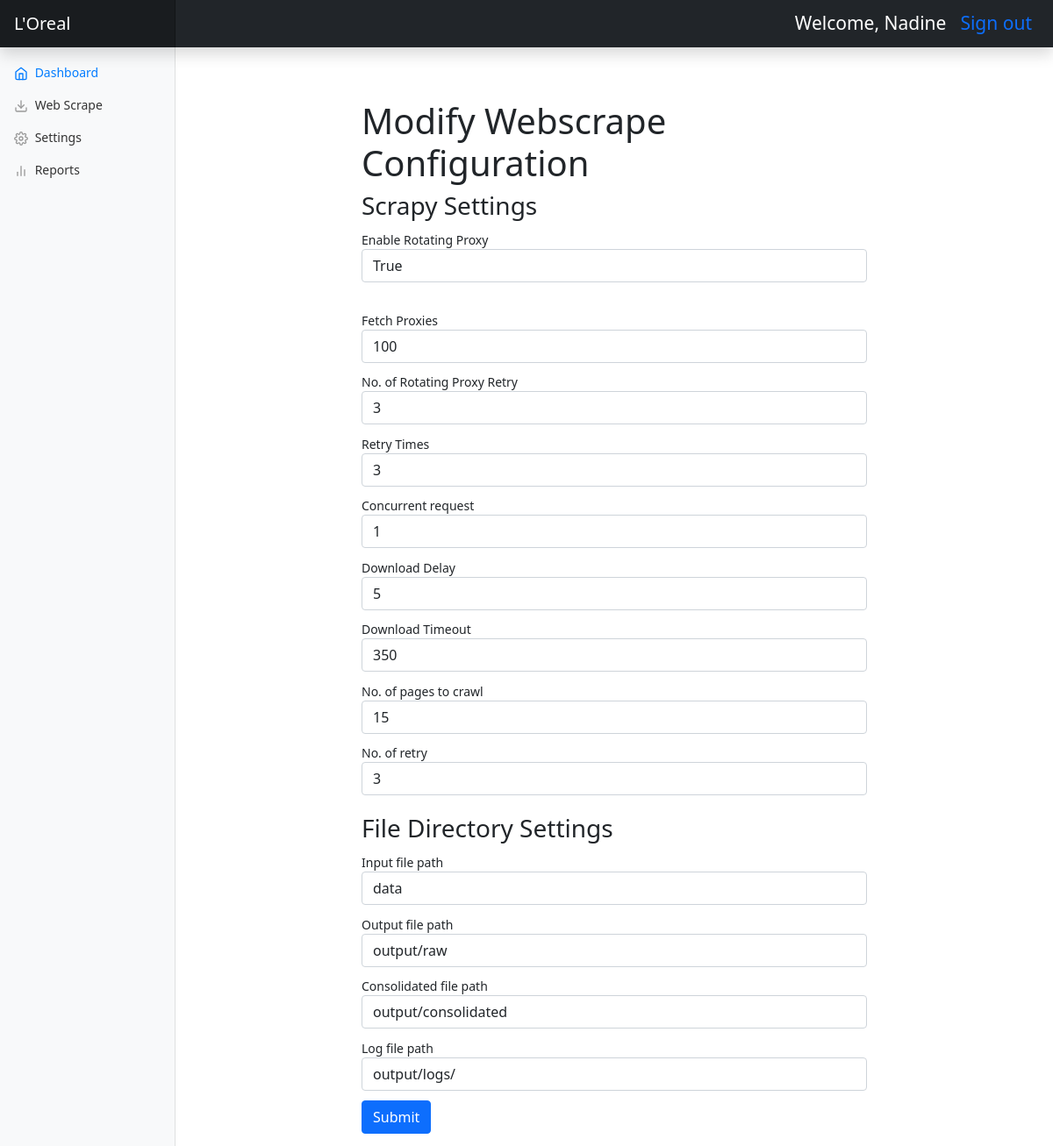
The page /setting (signed in) on the database its author committed.
### model.py (models this page shows)
class User(UserMixin,db.Model):
    id = db.Column(db.Integer, primary_key=True) # primary keys are required by SQLAlchemy
    email = db.Column(db.String(100), unique=True)
    password = db.Column(db.String)
    name = db.Column(db.String(1000))

class Setting(db.Model):
    id = db.Column(db.Integer, primary_key=True)
    input_filepath = db.Column(db.String)
    output_filepath = db.Column(db.String)
    consolidated_filepath = db.Column(db.String)
    log_filepath = db.Column(db.String)
    no_of_pg_crawl = db.Column(db.Integer)
    no_of_retry = db.Column(db.Integer)
    rotate_proxy = db.Column(db.Boolean)
    fetch_proxies = db.Column(db.Integer)
    rotating_proxy_page_retry = db.Column(db.Integer)
    no_of_concurrent_request = db.Column(db.Integer)
    download_delay = db.Column(db.Integer)
    download_timeout = db.Column(db.Integer)

### application.py (the view)
@app.route('/setting')
@login_required
def setting():
    from model import Setting
    obj = db.session.query(Setting).order_by(Setting.id.desc()).first()
    input_path = obj.input_filepath
    output_path = obj.output_filepath
    no_of_pg_crawl = obj.no_of_pg_crawl
    no_of_retry = obj.no_of_retry
    con_path = obj.consolidated_filepath
    log_path = obj.log_filepath
    rotate_proxy = obj.rotate_proxy
    fetch_proxies = obj.fetch_proxies
    rotating_proxy_page_retry = obj.rotating_proxy_page_retry
    no_of_concurrent_request = obj.no_of_concurrent_request
    download_delay = obj.download_delay
    download_timeout = obj.download_timeout
    return render_template(
            "setting.html",name=current_user.name,
            input_path = input_path,
            output_path = output_path,
            no_of_pg_crawl = no_of_pg_crawl,
            no_of_retry = no_of_retry,
            con_path = con_path,
            log_path = log_path,
            rotate_proxy = rotate_proxy,
            fetch_proxies = fetch_proxies,
            rotating_proxy_page_retry = rotating_proxy_page_retry,
            no_of_concurrent_request = no_of_concurrent_request,
            download_delay = download_delay,
            download_timeout = download_timeout
            )

### application.py (called while the page is built)
@login_manager.user_loader
def load_user(user_id):
    from model import User
    return User.query.get(int(user_id))

### templates/setting.html (shortened to what this page needs)
<head>
  <link rel="stylesheet" href="../static/css/setting.css">
</head>
{% extends 'base.html' %}
{% block content %}
<div class="col-md-6 offset-md-4" style="margin-top: 5%;">
  <h1>Modify Webscrape Configuration</h1>
<form method="POST" action="/webscrapeconfig">
    <h3>Scrapy Settings</h3>
    <div class="form-group">
      <label for="name">Enable Rotating Proxy </label>
      {% if rotate_proxy == True %}
      <select class="form-control" name="rotate_proxy">
        <option selected="selected" value='True'>True</option>
      </select>
      {% else %}
      <select class="form-control" name="rotate_proxy">
        <option value='True'>True</option>
        <option selected="selected" value=''>False</option>
      </select>
      {% endif %}
    </div>
    <br/>
    <div class="form-group">
      <label for="name">Fetch Proxies</label>
      <input name="fetch_proxies" type="number" step="" class="form-control dropdown-size" value ="{{fetch_proxies}}" required>
    </div>
    <div class="form-group">
      <label for="name">No. of Rotating Proxy Retry</label>
      <input name="rotating_proxy_page_retry" type="number" step="" class="form-control dropdown-size" value ="{{rotating_proxy_page_retry}}" required>
    </div>
    <div class="form-group">
      <label for="name">Retry Times</label>
      <input name="no_of_retry" type="number" step="" class="form-control dropdown-size" value ="{{no_of_retry}}" required>
  </div>
  <div class="form-group">
    <label for="name">Concurrent request</label>
    <input name="no_of_concurrent_request" type="number" step="" class="form-control dropdown-size" value ="{{no_of_concurrent_request}}" required>
  </div>
  <div class="form-group">
    <label for="name">Download Delay</label>
    <input name="download_delay" type="number" step="" class="form-control dropdown-size" value ="{{download_delay}}" required>
  </div>
  <div class="form-group">
    <label for="name">Download Timeout</label>
    <input name="download_timeout" type="number" step="" class="form-control dropdown-size" value ="{{download_timeout}}" required>
  </div>
  <div class="form-group">
    <label for="pages_crawl">No. of pages to crawl</label>
    <input name="no_of_pg_crawl" type="number" step="" class="form-control dropdown-size" value ="{{no_of_pg_crawl}}" required>
  </div>
    <div class="form-group">
      <label for="retry">No. of retry</label>
      <input name="no_of_retry" type="number" step="" class="form-control dropdown-size" value ="{{no_of_retry}}" required>
    </div>
  <br/>
  <h3>File Directory Settings</h3>
  <div class="form-group">
    <label for="name">Input file path</label>
    <input type="text" name="input_path" class="form-control" value ="{{input_path}}" required>
  </div>
  <div class="form-group">
    <label for="name">Output file path</label>
    <input type="text" name="output_path" class="form-control" value ="{{output_path}}" required>
  </div>
    <div class="form-group">
      <label for="">Consolidated file path</label>
      <input type="text" name="con_path" class="form-control" value ="{{con_path}}" required>
    </div>
    <div class="form-group">
      <label for="">Log file path</label>
      <input type="text" name="log_path" class="form-control" value ="{{log_path}}" required>
    </div>
  <button type="submit" class="btn btn-primary" style="margin-top:2%">Submit</button>
</form>
</div>
{% endblock %}

### templates/base.html (shortened to what this page needs)
<html>
  <head>
    <link href="../static/css/bootstrap.min.css" rel="stylesheet">
    <link href="../static/css/dashboard.css" rel="stylesheet">
  </head>
  <body>
    {% block navbar %}
    <nav class="navbar navbar-dark sticky-top bg-dark flex-md-nowrap p-0 shadow">
      <a class="navbar-brand col-md-3 col-lg-2 me-0 px-3" href="{{ url_for('index') }}">L'Oreal </a>
      <ul  class="navbar-nav px-3 d-flex flex-row">
        <li class="p-2 navtext">Welcome, {{name}}</li>
        <li class="p-2 navtext">
          <a style="text-decoration:none;" href="{{ url_for('auth.logout') }}">Sign out</a>
        </li>
      </ul>
    </nav>
    {% endblock %}
    <div class="container-fluid">
      <div class="row">
        <nav id="sidebarMenu" class="col-md-3 col-lg-2 d-md-block bg-light sidebar collapse">
          <div class="position-sticky pt-3">
            <ul class="nav flex-column">
              <li class="nav-item">
                <a class="nav-link active" aria-current="page" href="{{ url_for('index') }}">
                  <span data-feather="home"></span>
                  Dashboard
                </a>
              </li>
              <li class="nav-item">
                <a class="nav-link" href="{{ url_for('webscrape') }}">
                  <span data-feather="download"></span>
                  Web Scrape
                </a>
              </li>
              <li class="nav-item">
                <a class="nav-link" href="{{ url_for('setting') }}">
                  <span data-feather="settings"></span>
                  Settings
                </a>
              </li>
              <li class="nav-item">
                <a class="nav-link" href="{{ url_for('report') }}">
                  <span data-feather="bar-chart-2"></span>
                  Reports
                </a>
              </li>
            </ul>
  </div>
</nav>
  {% block content %} {% endblock %}
</div>
</div>
  </body>
</html>

### static/css/setting.css (style rules this page uses)
.form-group { margin-top:2% !important; }
.dropdown-size { width: 20% !important; }
.form-control { width: 100% !important }

### static/css/dashboard.css (style rules this page uses)
body { font-size: .875rem; }
.navtext { color:white; font-size:21px; }
.feather { width: 16px; height: 16px; vertical-align: text-bottom; }
.sidebar { position: fixed; top: 0; bottom: 0; left: 0; z-index: 100; padding: 48px 0 0; box-shadow: inset -1px 0 0 rgba(0, 0, 0, .1); }
.sidebar .nav-link { font-weight: 500; color: #333; }
.sidebar .nav-link .feather { margin-right: 4px; color: #999; }
.sidebar .nav-link.active { color: #007bff; }
.sidebar .nav-link:hover .feather, .sidebar .nav-link.active .feather { color: inherit; }
.navbar-brand { padding-top: .75rem; padding-bottom: .75rem; background-color: rgba(0, 0, 0, .25); box-shadow: inset -1px 0 0 rgba(0, 0, 0, .25); }

### rows shown on the page
User: name "Nadine"
Setting: download_timeout "350", input_path "data", output_path "output/raw", con_path "output/consolidated", log_path "output/logs/"
